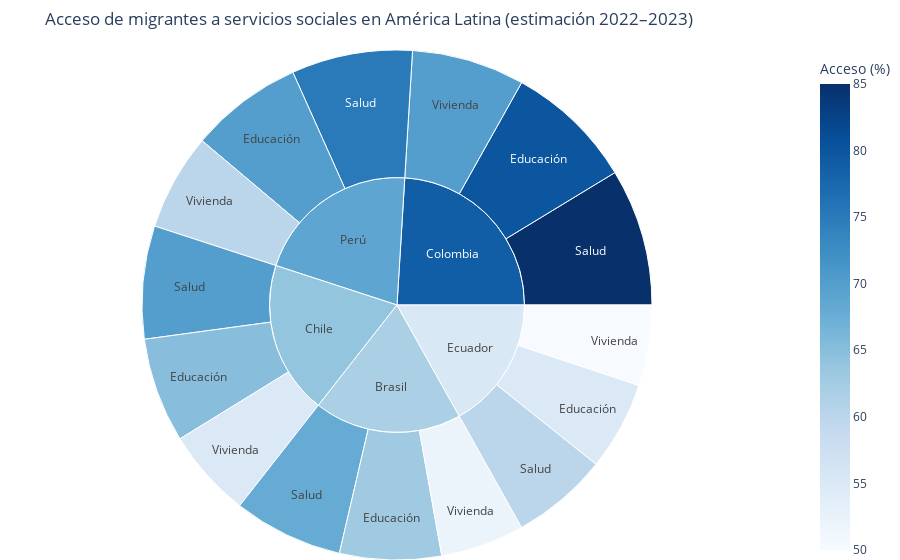

This figure's notebook cell:
### Code cell
import pandas as pd
import plotly.express as px

# Datos reales aproximados de acceso a servicios sociales por país y tipo de servicio
# Fuentes: ACNUR (R4V), BID, CEPAL, OIM – años 2022-2023
data = pd.DataFrame({
    'País': [
        'Colombia', 'Colombia', 'Colombia',
        'Perú', 'Perú', 'Perú',
        'Chile', 'Chile', 'Chile',
        'Ecuador', 'Ecuador', 'Ecuador',
        'Brasil', 'Brasil', 'Brasil'
    ],
    'Servicio': ['Salud', 'Educación', 'Vivienda'] * 5,
    'Acceso (%)': [
        85, 80, 70,     # Colombia
        75, 70, 60,     # Perú
        70, 65, 55,     # Chile
        60, 55, 50,     # Ecuador
        68, 63, 52      # Brasil
    ]
})

# Crear gráfico Sunburst
fig = px.sunburst(
    data,
    path=['País', 'Servicio'],
    values='Acceso (%)',
    color='Acceso (%)',
    color_continuous_scale='Blues',
    title='Acceso de migrantes a servicios sociales en América Latina (estimación 2022–2023)'
)

# Guardar y mostrar en navegador

fig.update_layout(margin=dict(t=50, l=0, r=0, b=0))
fig.show()

### Figure 1 — Plotly figure (JSON) as saved in the notebook; plotly's stock layout.template omitted (floating-point values rounded to 4 significant figures)
{"data": [{"branchvalues": "total", "customdata": [[85.0], [80.0], [70.0], [75.0], [70.0], [60.0], [70.0], [65.0], [55.0], [60.0], [55.0], [50.0], [68.0], [63.0], [52.0], [78.83], [68.9], [63.95], [55.3], [61.73]], "domain": {"x": [0, 1], "y": [0, 1]}, "hovertemplate": "labels=%{label}<br>Acceso (%)_sum=%{value}<br>parent=%{parent}<br>id=%{id}<br>Acceso (%)=%{color}<extra></extra>", "ids": ["Colombia/Salud", "Colombia/Educación", "Colombia/Vivienda", "Perú/Salud", "Perú/Educación", "Perú/Vivienda", "Chile/Salud", "Chile/Educación", "Chile/Vivienda", "Ecuador/Salud", "Ecuador/Educación", "Ecuador/Vivienda", "Brasil/Salud", "Brasil/Educación", "Brasil/Vivienda", "Colombia", "Perú", "Chile", "Ecuador", "Brasil"], "labels": ["Salud", "Educación", "Vivienda", "Salud", "Educación", "Vivienda", "Salud", "Educación", "Vivienda", "Salud", "Educación", "Vivienda", "Salud", "Educación", "Vivienda", "Colombia", "Perú", "Chile", "Ecuador", "Brasil"], "marker": {"coloraxis": "coloraxis", "colors": [85.0, 80.0, 70.0, 75.0, 70.0, 60.0, 70.0, 65.0, 55.0, 60.0, 55.0, 50.0, 68.0, 63.0, 52.0, 78.83, 68.9, 63.95, 55.3, 61.73]}, "name": "", "parents": ["Colombia", "Colombia", "Colombia", "Perú", "Perú", "Perú", "Chile", "Chile", "Chile", "Ecuador", "Ecuador", "Ecuador", "Brasil", "Brasil", "Brasil", "", "", "", "", ""], "type": "sunburst", "values": [85.0, 80.0, 70.0, 75.0, 70.0, 60.0, 70.0, 65.0, 55.0, 60.0, 55.0, 50.0, 68.0, 63.0, 52.0, 235.0, 205.0, 190.0, 165.0, 183.0]}], "layout": {"coloraxis": {"colorbar": {"title": {"text": "Acceso (%)"}}, "colorscale": [[0, "rgb(247,251,255)"], [0.125, "rgb(222,235,247)"], [0.25, "rgb(198,219,239)"], [0.375, "rgb(158,202,225)"], [0.5, "rgb(107,174,214)"], [0.625, "rgb(66,146,198)"], [0.75, "rgb(33,113,181)"], [0.875, "rgb(8,81,156)"], [1, "rgb(8,48,107)"]]}, "legend": {"tracegroupgap": 0}, "margin": {"b": 0, "l": 0, "r": 0, "t": 50}, "title": {"text": "Acceso de migrantes a servicios sociales en América Latina (estimación 2022–2023)"}}}
